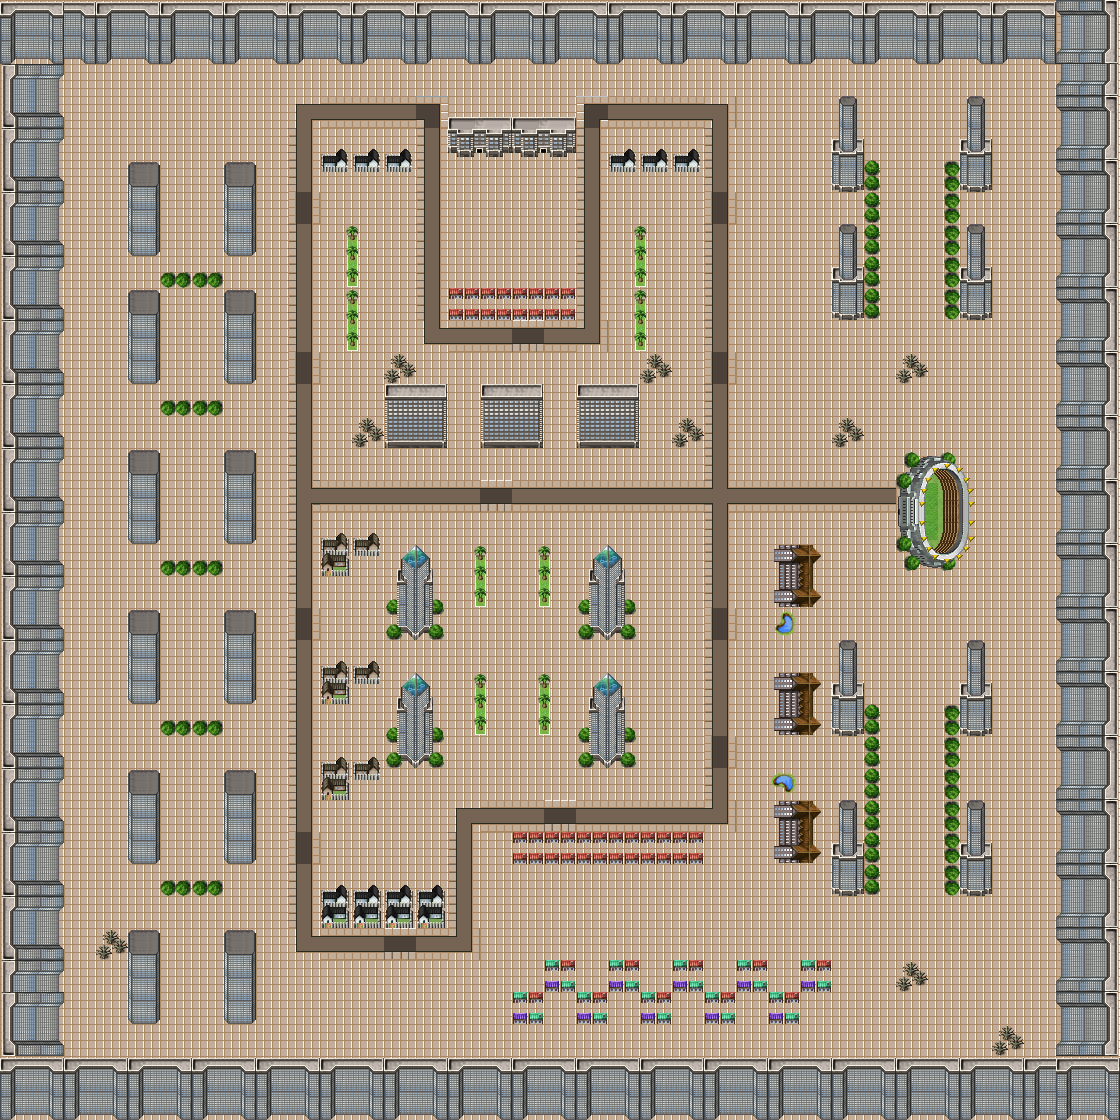

The image is a tile-based game level rendered from a .tmx file. Its description and source (layers, tilesets, objects; grid data summarised) follow:
An orthogonal 35x35 tile map with 32x32 px tiles, 3 tile layers (Ground, Road, Building).

<map version="1.0" orientation="orthogonal" renderorder="right-down" width="35" height="35" tilewidth="32" tileheight="32" nextobjectid="1">
 <tileset firstgid="1" name="TileE-1" tilewidth="32" tileheight="32">
  <image source="TileE-1.png" width="512" height="512" />
  <tile id="94">
   <properties>
    <property name="minigame" value="true" />
   </properties>
  </tile>
  <tile id="95">
   <properties>
    <property name="minigame" value="true" />
   </properties>
  </tile>
  <tile id="110">
   <properties>
    <property name="minigame" value="true" />
   </properties>
  </tile>
  <tile id="111">
   <properties>
    <property name="minigame" value="true" />
   </properties>
  </tile>
  <tile id="126">
   <properties>
    <property name="minigame" value="true" />
   </properties>
  </tile>
  <tile id="127">
   <properties>
    <property name="minigame" value="true" />
   </properties>
  </tile>
  <tile id="142">
   <properties>
    <property name="minigame" value="true" />
   </properties>
  </tile>
  <tile id="143">
   <properties>
    <property name="minigame" value="true" />
   </properties>
  </tile>
  <tile id="158">
   <properties>
    <property name="minigame" value="true" />
   </properties>
  </tile>
  <tile id="159">
   <properties>
    <property name="minigame" value="true" />
   </properties>
  </tile>
  <tile id="169">
   <properties>
    <property name="heroHQ" value="true" />
   </properties>
  </tile>
  <tile id="174">
   <properties>
    <property name="minigame" value="true" />
   </properties>
  </tile>
  <tile id="175">
   <properties>
    <property name="minigame" value="true" />
   </properties>
  </tile>
 </tileset>
 <layer name="Ground" width="35" height="35">
  <data>[1225 cells, 1225 non-empty, 1 distinct tile ids]</data>
 </layer>
 <layer name="Road" width="35" height="35">
  <data>[1225 cells, 110 non-empty, 13 distinct tile ids]</data>
 </layer>
 <layer name="Building" width="35" height="35">
  <data>[1225 cells, 518 non-empty, 56 distinct tile ids]</data>
 </layer>
</map>
